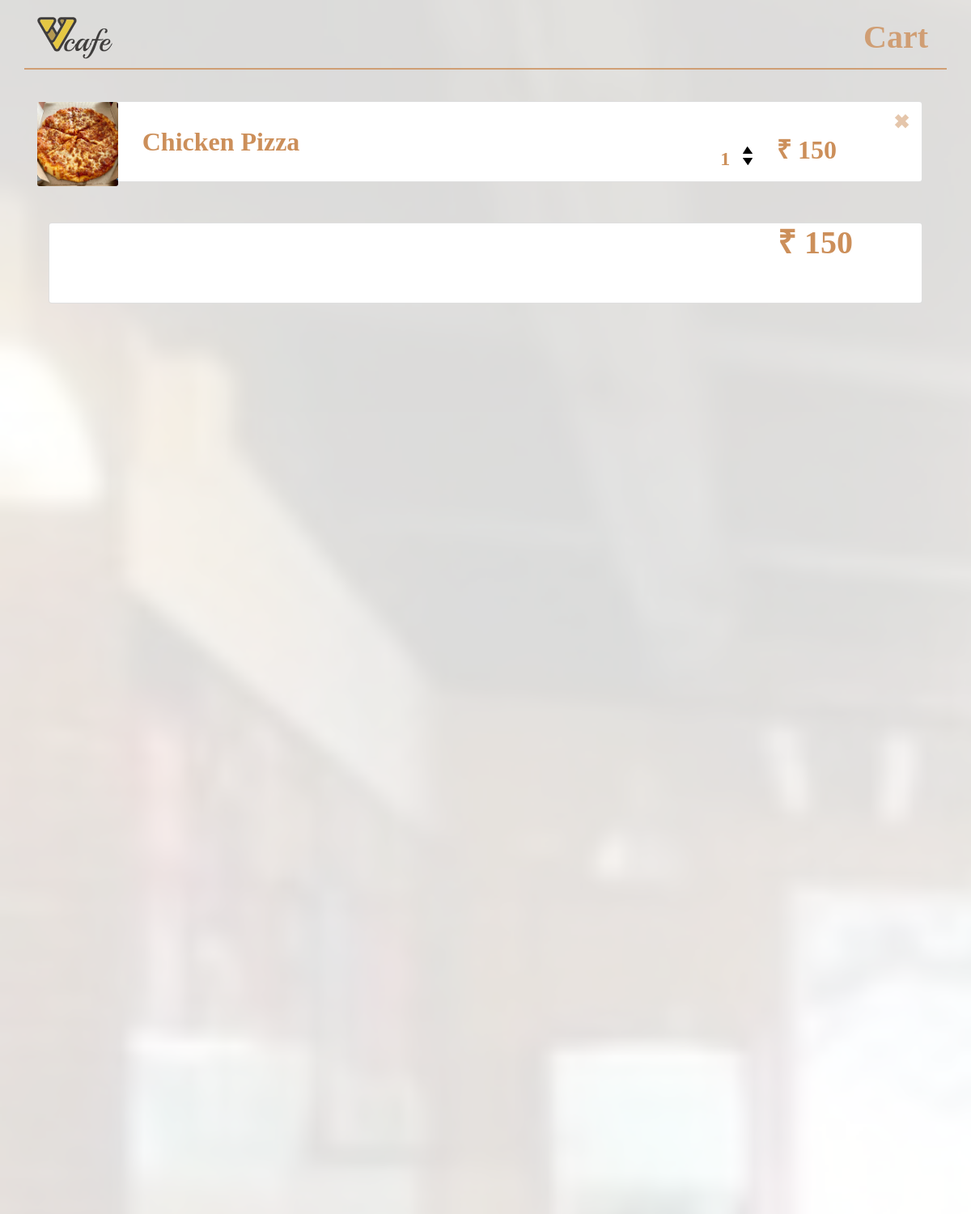
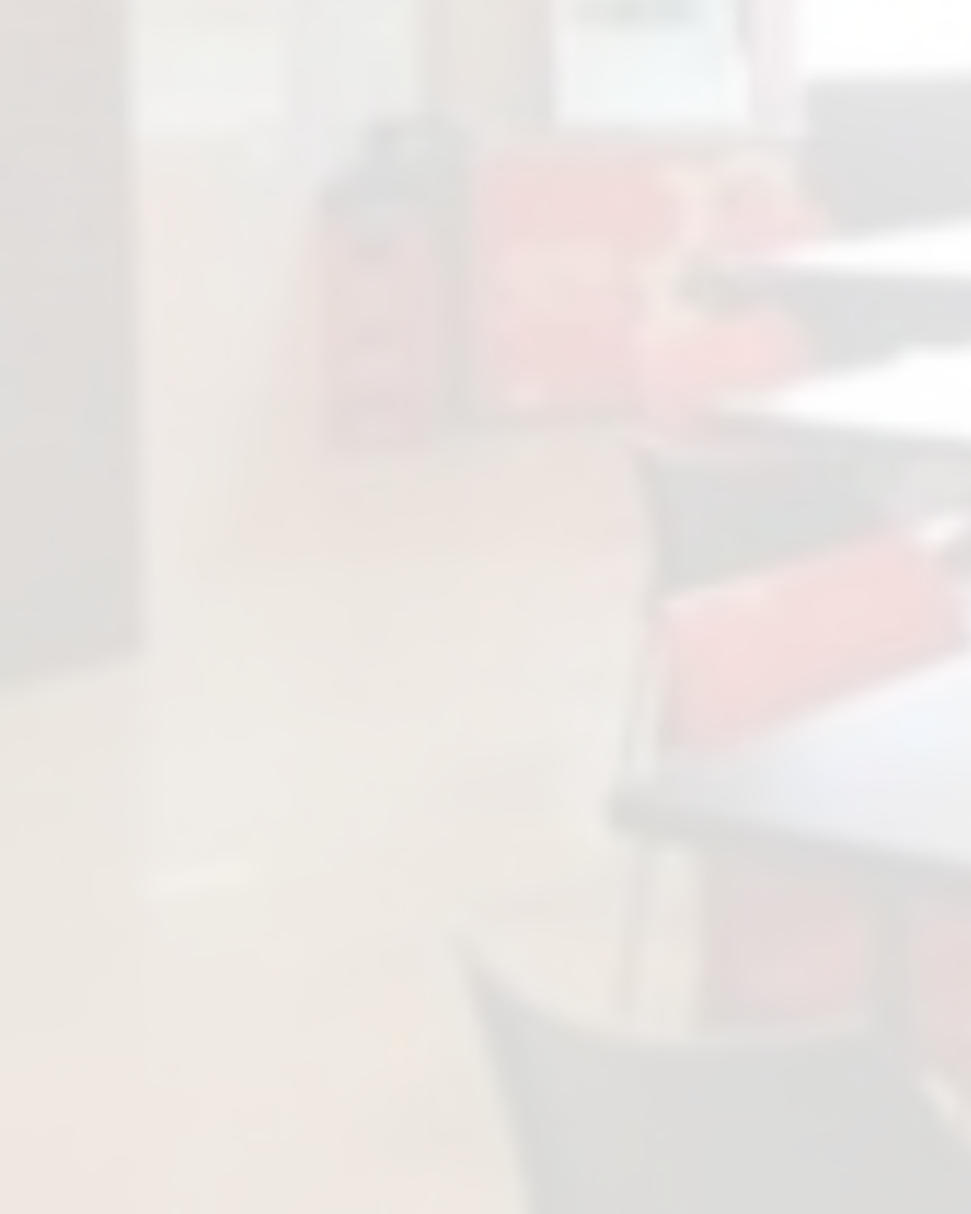
Screenshot of /home/vcanteen/cart/ (signed in) with the database file from the repository (2 pictures, top to bottom).
### accounts/models.py (models this page shows, shortened)
class OrderItem(models.Model):
    vcanteen = models.ForeignKey(VcanteenMenu, on_delete=models.SET_NULL, null=True, blank=True)
    order = models.ForeignKey(Order, on_delete=models.SET_NULL, null=True, blank=True)
    quantity = models.IntegerField(default=0, null=True, blank=True)
    date_added = models.DateTimeField(auto_now_add=True)
    @property
    def get_total(self):
        total = self.vcanteen.price * self.quantity
        return total

class VcanteenMenu(models.Model):
    item = models.CharField(max_length=100)
    category = models.ForeignKey(Category, max_length=100,on_delete= models.SET_NULL, null=True)
    price = models.IntegerField()
    image = models.ImageField()
    date_created = models.DateTimeField(auto_now_add=True, null=True)

class Order(models.Model):
    customer = models.ForeignKey(User, on_delete=models.SET_NULL, null=True, blank=True)
    date_ordered = models.DateTimeField(auto_now_add=True)
    complete = models.BooleanField(default=False, null=True, blank=False)
    transaction_id = models.CharField(max_length=100, null=True, blank=True)
    successful = models.BooleanField(default=False, null=True, blank=True)
    @property
    def get_cart_total(self):
        orderitems = self.orderitem_set.all()
        total = sum([item.get_total for item in orderitems])
        return total
    @property
    def get_cart_items(self):
        orderitems = self.orderitem_set.all()
        total = sum([item.quantity for item in orderitems])
        return total

### accounts/views.py (the view, shortened to what this page needs)
# urls.py: path('home/vcanteen/cart/', views.Cart, name="cart"),
@login_required(login_url='/')
def Cart(request):
    if request.user.is_authenticated:
        customer = request.user
        order, created = Order.objects.get_or_create(customer=customer, complete=False)
        items = order.orderitem_set.all()
        cartItems = order.get_cart_items
        order_amount = order.get_cart_total * 100
    else:
        items = []
        order = {'get_cart_items':0, 'get_cart_total':0}
        cartItems = order['get_cart_items']
    vcanteen = 'Vcanteen'
    vlounge = 'Vlounge'
    context = {'items': items, 'order': order, 'cartItems': cartItems, 'order_amount': order_amount, 'vcanteen':vcanteen, 'vlounge':vlounge}
    return render(request, 'accounts/confirmOrder.html', context)

### accounts/templates/accounts/confirmOrder.html (shortened to what this page needs)
{% load static %}
<!DOCTYPE html>
<html lang="en">
<head>
  <link rel="stylesheet" href="https://use.fontawesome.com/releases/v5.0.13/css/all.css"
>
  <link rel="stylesheet" href="https://stackpath.bootstrapcdn.com/bootstrap/4.1.1/css/bootstrap.min.css"
>
  <link rel="stylesheet" href="{% static 'css/styles.css' %}">
</head>
<body>
  <nav class="navbar navbar-expand-sm fixed-top">
    <div class="container navbar-border">
    <a href="{% url 'home' %}" class="navbar-brand">
      <img src="{% static 'images/logo-01.png' %}" alt="">
    </a>
    <ul class="navbar-nav ml-auto">
        <li class="nav-item">
            <a href="#" class="nav-link biege">Cart</a></li>
    </ul>
  </div>
  </nav>
<section id="section">
  <div class="bright-overlay">
    <div class="container">
          <div class="col-lg-12">
                 {% for item in items %}
                 <div class="card">
                  <div class="row">
                    <img src="{{item.vcanteen.image.url}}" alt="" class="img2 img-fluid card-img">
                    <h4 class="ml-20">{{item.vcanteen.item}}</h4>
                    <div class="flex1">
                      <p class="quantity">{{item.quantity}}</p>
                      <div class="quantity">
                        <img data-menu="{{item.vcanteen.id}}" data-action="add" class="chg-quantity update-cart" src="{% static 'images/arrow-up.png' %}">
                        <img data-menu="{{item.vcanteen.id}}" data-action="remove" class="chg-quantity update-cart" src="{% static 'images/arrow-down.png' %}">
                      </div>
                    </div>
                    <h5 class="ml-corder">₹ {{item.vcanteen.price}}</h5>
                    <button data-menu="{{item.vcanteen.id}}" data-action="remove-all" class="close btn-close update-cart"><span>&#10006;</span></button>
                  </div>
                 </div>
                 {% endfor %}
              <div class="row">
                <div class="col">
                  <div class="card">
                    <div class="row">
                      <h6 class="total">₹ {{order.get_cart_total}}</h4>
                    </div>
                  </div>
                </div>
              </div>
          </div>
      </div>
  </div>
</section>
</body>
</html>

### static/css/styles.css (style rules this page uses)
#section { background: url(../img/background.jpg); background-size: cover; background-repeat: no-repeat; background-attachment: fixed; min-height: 1250px; font-weight: bold; }
#section .bright-overlay { position: absolute; top: 0; left: 0; width: 100%; height: 1250px; background-color: rgba(255, 255, 255, 0.85); }
.navbar a.biege { color: #CC8F5A; font-size: 2.5rem; font-family: 'tekton pro'; font-weight: bold; }
#section .container { margin-top: 125px; color: #CC8F5A; font-size: 1.5rem; font-family: 'tekton pro'; font-weight: bold; }
.row h4 { font-weight: bold; }
.container.navbar-border { border-bottom: 2px solid #cc8f5a; opacity: 0.8; }
#section .card { width: 100%; margin-top: 50px; height: 100px; background-color: white; }
#section .card .img2 { width: 9%; }
#section .card .row h4 { margin-left: 30px; font-size: 2rem; }
#section .card .ml-corder { font-size: 2rem; font-weight: bold; margin-left: auto; margin-right: 50px; margin-top: 40px; }
#section .card .ml-20 { font-size: 2rem; font-weight: bold; margin-right: 20px; margin-top: 30px; }
#section .card .total { font-size: 2.5rem; font-weight: bold; margin-left: auto; margin-right: 100px; margin-top: auto; margin-bottom: auto; }
.btn-close { width: 60px; height: 30px; color:#CC8F5A; margin-top: 10px; margin-right: 10px; }

### rows the page displays
OrderItem: vcanteen.image (picture), vcanteen.item "Chicken Pizza", quantity "1", vcanteen.price "150"
Order: get_cart_total "150"
